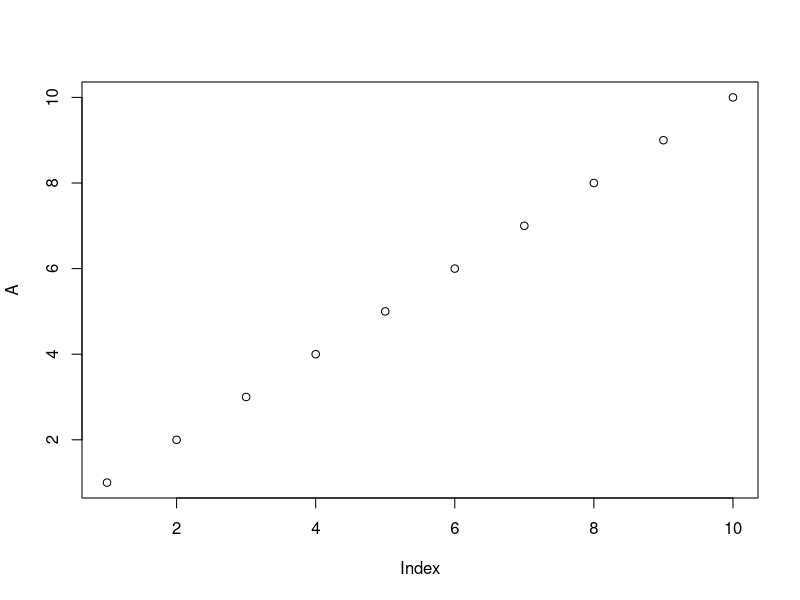

Recreate this plot in R.
## ---- chunk 1
#library(ggplot2)
#ggplot(top_df1, aes(rank_diff, col="top")) + 
#  geom_density() + 
#  facet_grid(~surface)
## ---- chunk 2
A = 1:10
plot(A)
